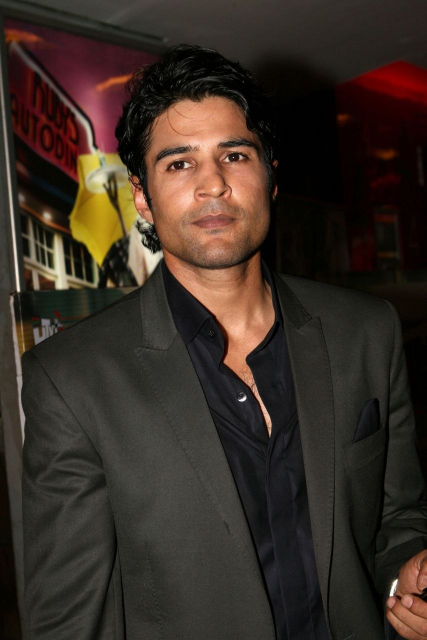
#> input picture test images/test-10.jpg, 853 x 1280 px (shown at 1/2 size)
$ python -i representations.py   (imports and definitions only)
#> lines starting #> are read from the running program, lines starting #| are printed output that depends on the picture
"""
Search Representations Generator.
Prepares Representation A (full original image with background context)
and Representation B (padded face crop with 20% margin).
"""

from dataclasses import dataclass
import io
import logging
from typing import Optional, Tuple, Union

import numpy as np
from PIL import Image

logger = logging.getLogger("pipeline.search.representations")


@dataclass
class SearchRepresentations:
    """Container holding prepared image byte buffers for reverse search."""
    full_image_bytes: Optional[bytes] = None
    face_crop_bytes: Optional[bytes] = None


class RepresentationBuilder:
    """
    Constructs multi-representation search payloads from the input image
    and detected face bounding box.
    """

    def __init__(
        self,
        use_full_image: bool = True,
        use_face_crop: bool = True,
        padding_ratio: float = 0.20,
        max_full_dim: int = 1024,
    ):
        self.use_full_image = use_full_image
        self.use_face_crop = use_face_crop
        self.padding_ratio = padding_ratio
        self.max_full_dim = max_full_dim

    def _to_pil(self, img_input: Union[str, bytes, Image.Image, np.ndarray]) -> Image.Image:
        if isinstance(img_input, str):
            return Image.open(img_input).convert("RGB")
        elif isinstance(img_input, bytes):
            return Image.open(io.BytesIO(img_input)).convert("RGB")
        elif isinstance(img_input, np.ndarray):
            return Image.fromarray(img_input).convert("RGB")
        elif isinstance(img_input, Image.Image):
            return img_input.convert("RGB")
        else:
            raise ValueError(f"Unsupported image input type: {type(img_input)}")

    def _encode_jpeg(self, img: Image.Image, quality: int = 92) -> bytes:
        buf = io.BytesIO()
        img.save(buf, format="JPEG", quality=quality, optimize=True)
        return buf.getvalue()

    def build(
        self,
        image_input: Union[str, bytes, Image.Image, np.ndarray],
        face_box: Optional[Tuple[int, int, int, int]] = None,
    ) -> SearchRepresentations:
        """
        Generates Representation A (full image) and Representation B (padded crop).
        """
        pil_img = self._to_pil(image_input)
        img_w, img_h = pil_img.size

        full_bytes = None
        crop_bytes = None

        # 1. Representation A: Full image with rich visual context
        if self.use_full_image:
            full_img = pil_img.copy()
            if max(img_w, img_h) > self.max_full_dim:
                full_img.thumbnail((self.max_full_dim, self.max_full_dim), Image.Resampling.LANCZOS)
            full_bytes = self._encode_jpeg(full_img, quality=90)
            logger.info(f"Built Representation A (Full Image): {len(full_bytes)} bytes")

        # 2. Representation B: Padded face crop (+20% margin around bounding box)
        if self.use_face_crop and face_box is not None:
            x1, y1, x2, y2 = face_box
            w = x2 - x1
            h = y2 - y1

            pad_x = int(w * self.padding_ratio)
            pad_y = int(h * self.padding_ratio)

            crop_x1 = max(0, x1 - pad_x)
            crop_y1 = max(0, y1 - pad_y)
            crop_x2 = min(img_w, x2 + pad_x)
            crop_y2 = min(img_h, y2 + pad_y)

            crop_img = pil_img.crop((crop_x1, crop_y1, crop_x2, crop_y2))
            crop_bytes = self._encode_jpeg(crop_img, quality=95)
            logger.info(
                f"Built Representation B (Padded Face Crop, +{int(self.padding_ratio*100)}%): "
                f"{crop_img.size[0]}x{crop_img.size[1]}px, {len(crop_bytes)} bytes"
            )

        return SearchRepresentations(
            full_image_bytes=full_bytes,
            face_crop_bytes=crop_bytes,
        )

>>> import cv2
>>> picture = cv2.imread('../../test images/test-10.jpg', cv2.IMREAD_GRAYSCALE)
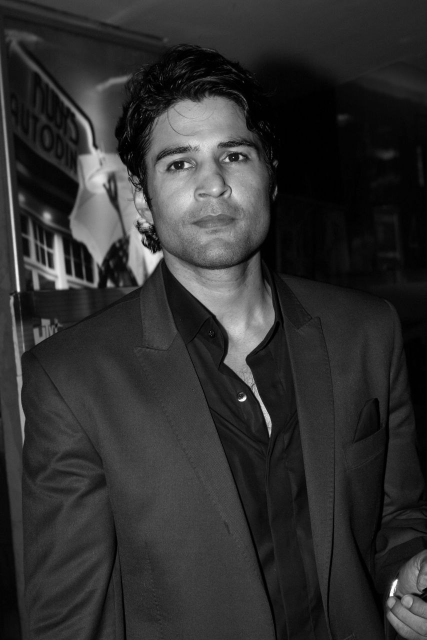
#> picture: shape (1280, 853) (shown at 1/2 size); min 0, max 255, mean 47.7
>>> result = RepresentationBuilder().build(picture)
#> in build, `full_img.thumbnail((self.max_full_dim, self.max_full_dim), Image.Resam..`:
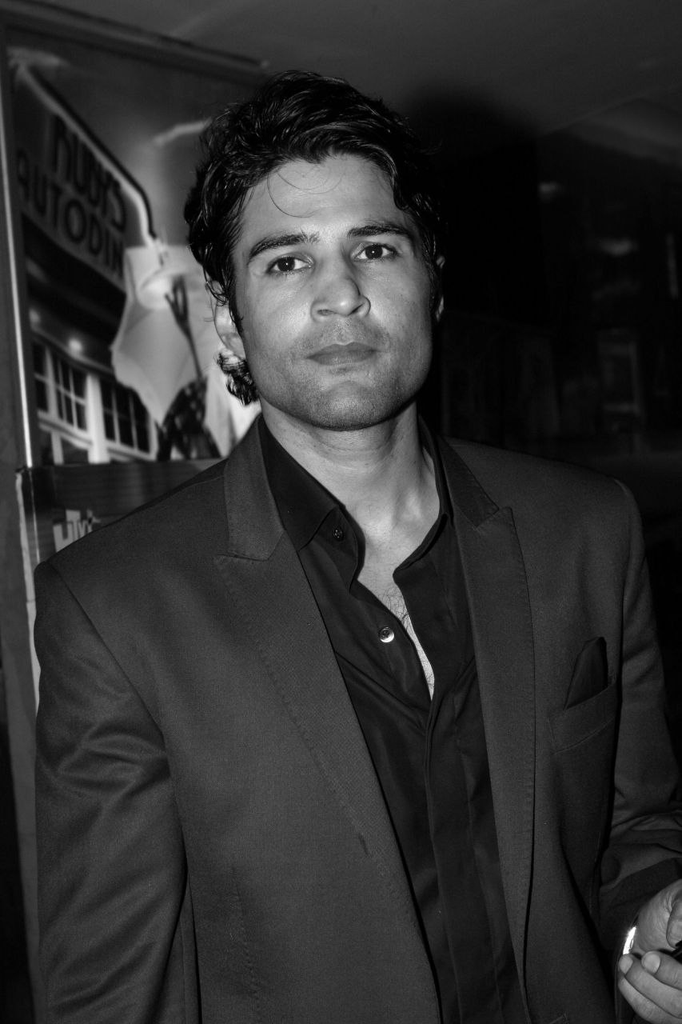
#> full_img: PIL image 682x1024 RGB; min 0, max 255, mean 47.7

$ run again, on test images/test-12.jpg
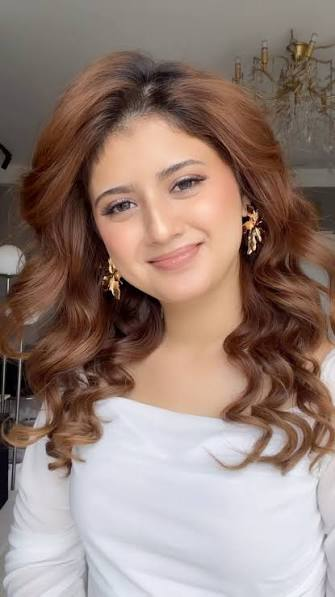
#> input picture test images/test-12.jpg, 335 x 597 px
#> `picture = cv2.imread('../../test images/test-10.jpg', cv2.IMREAD_GRAYS..`:
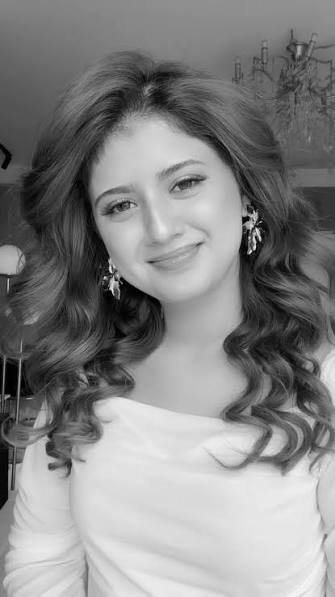
#> picture: shape (597, 335); min 0, max 248, mean 133.2

$ run again, on test images/test-2.jpg
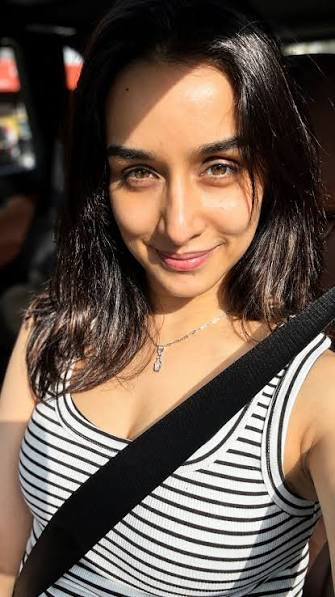
#> input picture test images/test-2.jpg, 335 x 597 px
#> `picture = cv2.imread('../../test images/test-10.jpg', cv2.IMREAD_GRAYS..`:
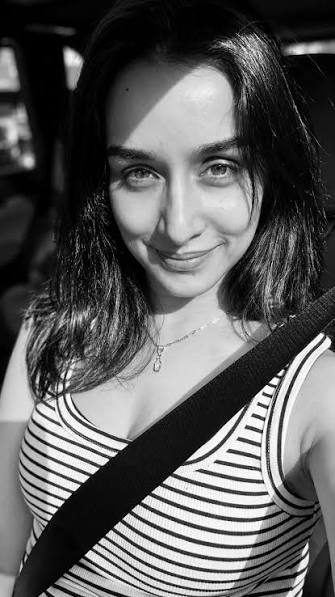
#> picture: shape (597, 335); min 0, max 255, mean 92.2

$ run again, on test images/test-7.jpg
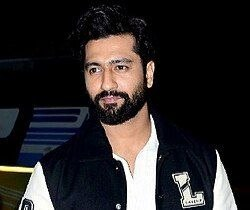
#> input picture test images/test-7.jpg, 250 x 210 px
#> `picture = cv2.imread('../../test images/test-10.jpg', cv2.IMREAD_GRAYS..`:
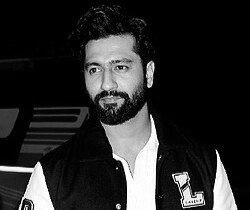
#> picture: shape (210, 250); min 0, max 255, mean 41.4
